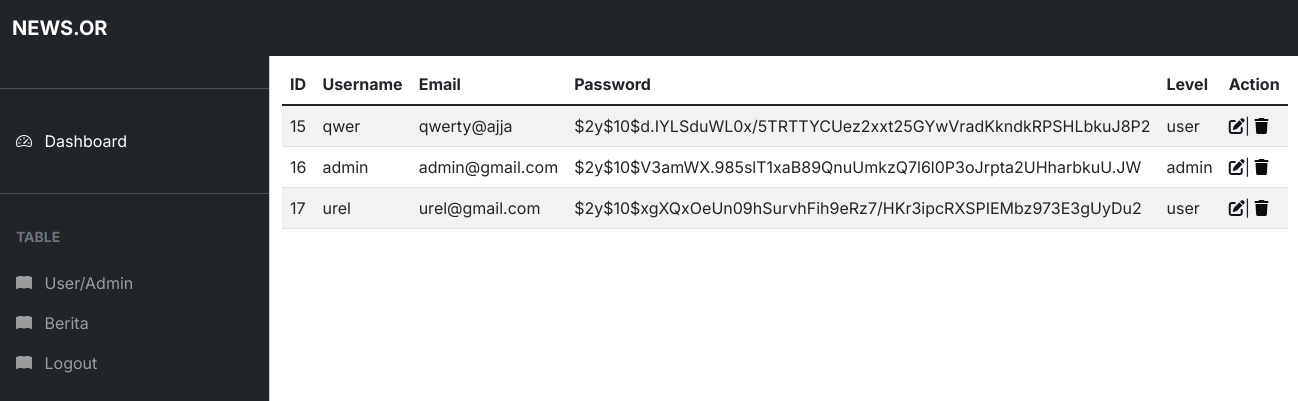
Screenshot of /admin/user.php with the database file from the repository.
### tables this page shows
CREATE TABLE `users` (
  `id` int NOT NULL,
  `username` varchar(255) NOT NULL,
  `email` varchar(255) NOT NULL,
  `password` varchar(255) NOT NULL,
  `level` enum('admin','user') NOT NULL
);

### config.php (called while the page is built, shortened)
<?php
$conn = mysqli_connect("localhost", "root", "", "user");
function query($query)
{
    global $conn;
    $result = mysqli_query($conn, $query);
    $rows = [];
    while ($row = mysqli_fetch_assoc($result)) {
        $rows[] = $row;
    }
    return $rows;
}

### admin/user.php (the view)
<?php
require '../config.php';
$users = query("SELECT * FROM users");
?>
<?php require 'partials/head.php'; ?>
<main class="mt-5 pt-3">
    <div class="container-fluid">
        <table class="table table-striped table-hover">
            <thead>
                <tr>
                    <th>ID</th>
                    <th>Username</th>
                    <th>Email</th>
                    <th>Password</th>
                    <th>Level</th>
                    <th>Action</th>
                </tr>
            </thead>
            <tbody>
                <?php foreach ($users as $user) : ?>
                    <tr>
                        <td><?= $user['id'] ?></td>
                        <td><?= $user['username'] ?></td>
                        <td><?= $user['email'] ?></td>
                        <td><?= $user['password'] ?></td>
                        <td><?= $user['level'] ?></td>
                        <td>
                            <a href="ubah_user.php?id=<?= $user['id']; ?>"><i class="fa-solid fa-pen-to-square" style="color: #0f131a;"></i></a>|
                            <a href="hapus_user.php?id=<?= $user['id']; ?>"><i class="fa-sharp fa-solid fa-trash" style="color: #0a0c10;"></i></a>
                        </td>
                    </tr>
                <?php endforeach; ?>
            </tbody>
        </table>
    </div>
    <?php require('partials/footer.php'); ?>

### rows the page displays
users: id "15", username "qwer", email "qwerty@ajja", password "$2y$10$d.IYLSduWL0x/5TRTTYCUez2xxt25GYwVradKkndkRPSHLbkuJ8P2", level "user"
users: id "16", username "admin", email "admin@gmail.com", password "$2y$10$V3amWX.985slT1xaB89QnuUmkzQ7l6l0P3oJrpta2UHharbkuU.JW", level "admin"
users: id "17", username "urel", email "urel@gmail.com", password "$2y$10$xgXQxOeUn09hSurvhFih9eRz7/HKr3ipcRXSPIEMbz973E3gUyDu2", level "user"
